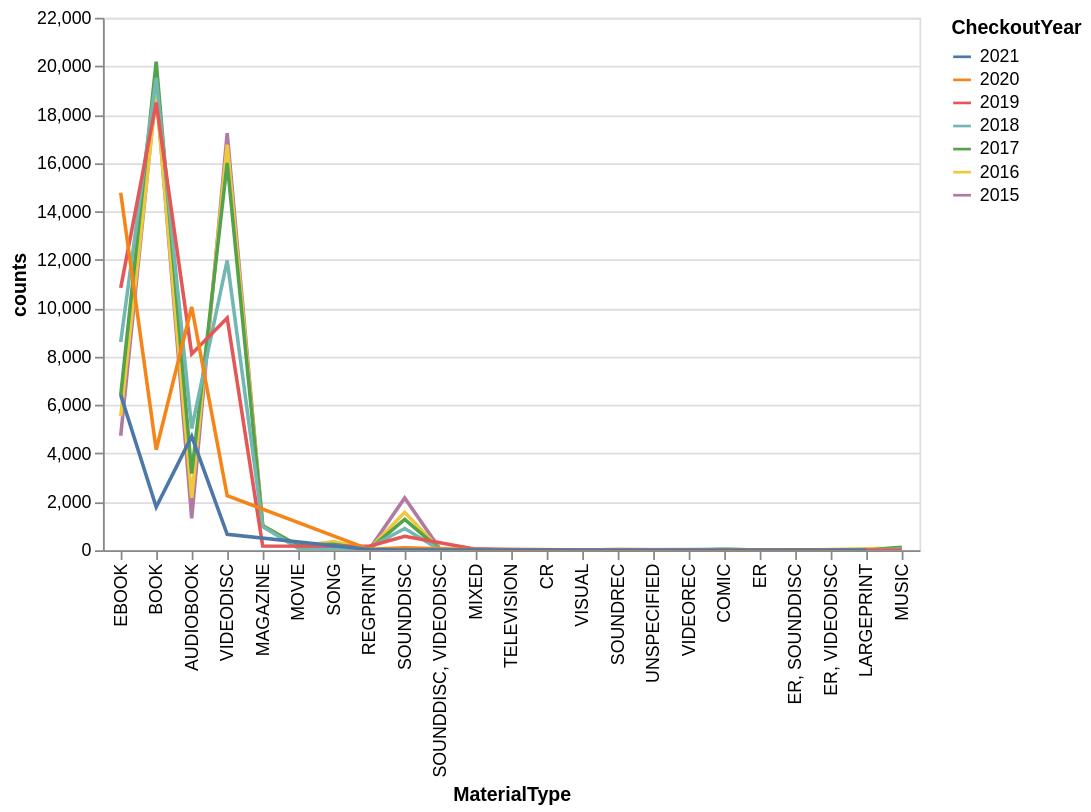

Notebook code cell kept with this figure:
### Code cell
#
# Task 3: Add interactivity to graph (panning zooming, tooltips,
# selection, binding, etc)
#
# Create selection that binds interaction to legend
selection = alt.selection_point(fields = ['CheckoutYear'], bind = 'legend')
# Update chart1 with Legend binding, Tooltip, opecity, and Zoom feature.
chart1 = alt.Chart(seattle_material_grouped).mark_line().encode(
    x = alt.X('MaterialType', sort = '-y'),
    y = 'counts',
    color = alt.Color('CheckoutYear:N',
                      sort = alt.EncodingSortField('CheckoutYear', order = 'descending')),
    # Display information when hovering
    tooltip = ['MaterialType', 'counts', 'CheckoutYear'],
    # Dim unselected legends
    opacity = alt.condition(selection, alt.value(1), alt.value(0.2))
).add_params(
    selection
).interactive() # Allows zooming
chart1

### Figure 1 — Vega-Lite specification as saved in the notebook (floating-point values rounded to 4 significant figures)
{"config": {"view": {"continuousWidth": 300, "continuousHeight": 300}}, "data": {"name": "data-73b297576c9ecbb755844259deeb97e5"}, "mark": {"type": "line"}, "encoding": {"color": {"field": "CheckoutYear", "sort": {"field": "CheckoutYear", "order": "descending"}, "type": "nominal"}, "opacity": {"condition": {"param": "param_29", "value": 1}, "value": 0.2}, "tooltip": [{"field": "MaterialType", "type": "nominal"}, {"field": "counts", "type": "quantitative"}, {"field": "CheckoutYear", "type": "quantitative"}], "x": {"field": "MaterialType", "sort": "-y", "type": "nominal"}, "y": {"field": "counts", "type": "quantitative"}}, "params": [{"name": "param_29", "select": {"type": "point", "fields": ["CheckoutYear"]}, "bind": "legend"}, {"name": "param_30", "select": {"type": "interval", "encodings": ["x", "y"]}, "bind": "scales"}], "$schema": "https://vega.github.io/schema/vega-lite/v5.20.1.json", "datasets": {"data-73b297576c9ecbb755844259deeb97e5": [{"MaterialType": "AUDIOBOOK", "CheckoutYear": 2015, "counts": 1321}, {"MaterialType": "AUDIOBOOK", "CheckoutYear": 2016, "counts": 2163}, {"MaterialType": "AUDIOBOOK", "CheckoutYear": 2017, "counts": 3164}, {"MaterialType": "AUDIOBOOK", "CheckoutYear": 2018, "counts": 5027}, {"MaterialType": "AUDIOBOOK", "CheckoutYear": 2019, "counts": 8111}, {"MaterialType": "AUDIOBOOK", "CheckoutYear": 2020, "counts": 10050}, {"MaterialType": "AUDIOBOOK", "CheckoutYear": 2021, "counts": 4706}, {"MaterialType": "BOOK", "CheckoutYear": 2015, "counts": 19087}, {"MaterialType": "BOOK", "CheckoutYear": 2016, "counts": 18844}, {"MaterialType": "BOOK", "CheckoutYear": 2017, "counts": 20187}, {"MaterialType": "BOOK", "CheckoutYear": 2018, "counts": 19524}, {"MaterialType": "BOOK", "CheckoutYear": 2019, "counts": 18495}, {"MaterialType": "BOOK", "CheckoutYear": 2020, "counts": 4151}, {"MaterialType": "BOOK", "CheckoutYear": 2021, "counts": 1788}, {"MaterialType": "COMIC", "CheckoutYear": 2016, "counts": 1}, {"MaterialType": "COMIC", "CheckoutYear": 2017, "counts": 43}, {"MaterialType": "COMIC", "CheckoutYear": 2018, "counts": 39}, {"MaterialType": "CR", "CheckoutYear": 2015, "counts": 24}, {"MaterialType": "CR", "CheckoutYear": 2016, "counts": 25}, {"MaterialType": "CR", "CheckoutYear": 2017, "counts": 24}, {"MaterialType": "CR", "CheckoutYear": 2018, "counts": 18}, {"MaterialType": "CR", "CheckoutYear": 2019, "counts": 17}, {"MaterialType": "CR", "CheckoutYear": 2020, "counts": 4}, {"MaterialType": "EBOOK", "CheckoutYear": 2015, "counts": 4732}, {"MaterialType": "EBOOK", "CheckoutYear": 2016, "counts": 5540}, {"MaterialType": "EBOOK", "CheckoutYear": 2017, "counts": 6394}, {"MaterialType": "EBOOK", "CheckoutYear": 2018, "counts": 8607}, {"MaterialType": "EBOOK", "CheckoutYear": 2019, "counts": 10837}, {"MaterialType": "EBOOK", "CheckoutYear": 2020, "counts": 14769}, {"MaterialType": "EBOOK", "CheckoutYear": 2021, "counts": 6420}, {"MaterialType": "ER", "CheckoutYear": 2015, "counts": 8}, {"MaterialType": "ER", "CheckoutYear": 2016, "counts": 1}, {"MaterialType": "ER", "CheckoutYear": 2017, "counts": 10}, {"MaterialType": "ER", "CheckoutYear": 2018, "counts": 11}, {"MaterialType": "ER", "CheckoutYear": 2020, "counts": 2}, {"MaterialType": "ER", "CheckoutYear": 2021, "counts": 2}, {"MaterialType": "ER, SOUNDDISC", "CheckoutYear": 2015, "counts": 1}, {"MaterialType": "ER, SOUNDDISC", "CheckoutYear": 2016, "counts": 2}, {"MaterialType": "ER, SOUNDDISC", "CheckoutYear": 2017, "counts": 6}, {"MaterialType": "ER, SOUNDDISC", "CheckoutYear": 2018, "counts": 1}, {"MaterialType": "ER, VIDEODISC", "CheckoutYear": 2019, "counts": 8}, {"MaterialType": "ER, VIDEODISC", "CheckoutYear": 2020, "counts": 1}, {"MaterialType": "LARGEPRINT", "CheckoutYear": 2015, "counts": 6}, {"MaterialType": "LARGEPRINT", "CheckoutYear": 2017, "counts": 1}, {"MaterialType": "LARGEPRINT", "CheckoutYear": 2018, "counts": 9}, {"MaterialType": "LARGEPRINT", "CheckoutYear": 2019, "counts": 2}, {"MaterialType": "LARGEPRINT", "CheckoutYear": 2021, "counts": 1}, {"MaterialType": "MAGAZINE", "CheckoutYear": 2015, "counts": 1001}, {"MaterialType": "MAGAZINE", "CheckoutYear": 2016, "counts": 1033}, {"MaterialType": "MAGAZINE", "CheckoutYear": 2017, "counts": 1014}, {"MaterialType": "MAGAZINE", "CheckoutYear": 2018, "counts": 977}, {"MaterialType": "MAGAZINE", "CheckoutYear": 2019, "counts": 172}, {"MaterialType": "MIXED", "CheckoutYear": 2015, "counts": 24}, {"MaterialType": "MIXED", "CheckoutYear": 2016, "counts": 33}, {"MaterialType": "MIXED", "CheckoutYear": 2017, "counts": 32}, {"MaterialType": "MIXED", "CheckoutYear": 2018, "counts": 36}, {"MaterialType": "MIXED", "CheckoutYear": 2019, "counts": 46}, {"MaterialType": "MIXED", "CheckoutYear": 2020, "counts": 19}, {"MaterialType": "MIXED", "CheckoutYear": 2021, "counts": 5}, {"MaterialType": "MOVIE", "CheckoutYear": 2015, "counts": 143}, {"MaterialType": "MOVIE", "CheckoutYear": 2016, "counts": 172}, {"MaterialType": "MOVIE", "CheckoutYear": 2017, "counts": 198}, {"MaterialType": "MOVIE", "CheckoutYear": 2018, "counts": 83}, {"MaterialType": "MUSIC", "CheckoutYear": 2015, "counts": 105}, {"MaterialType": "MUSIC", "CheckoutYear": 2016, "counts": 97}, {"MaterialType": "MUSIC", "CheckoutYear": 2017, "counts": 125}, {"MaterialType": "MUSIC", "CheckoutYear": 2018, "counts": 54}, {"MaterialType": "MUSIC", "CheckoutYear": 2019, "counts": 1}, {"MaterialType": "REGPRINT", "CheckoutYear": 2015, "counts": 26}, {"MaterialType": "REGPRINT", "CheckoutYear": 2016, "counts": 46}, {"MaterialType": "REGPRINT", "CheckoutYear": 2017, "counts": 32}, {"MaterialType": "REGPRINT", "CheckoutYear": 2018, "counts": 114}, {"MaterialType": "REGPRINT", "CheckoutYear": 2019, "counts": 164}, {"MaterialType": "REGPRINT", "CheckoutYear": 2020, "counts": 36}, {"MaterialType": "REGPRINT", "CheckoutYear": 2021, "counts": 29}, {"MaterialType": "SONG", "CheckoutYear": 2015, "counts": 339}, {"MaterialType": "SONG", "CheckoutYear": 2016, "counts": 345}, {"MaterialType": "SONG", "CheckoutYear": 2017, "counts": 248}, {"MaterialType": "SONG", "CheckoutYear": 2018, "counts": 43}, {"MaterialType": "SOUNDDISC", "CheckoutYear": 2015, "counts": 2159}, {"MaterialType": "SOUNDDISC", "CheckoutYear": 2016, "counts": 1570}, {"MaterialType": "SOUNDDISC", "CheckoutYear": 2017, "counts": 1275}, {"MaterialType": "SOUNDDISC", "CheckoutYear": 2018, "counts": 899}, {"MaterialType": "SOUNDDISC", "CheckoutYear": 2019, "counts": 580}, {"MaterialType": "SOUNDDISC", "CheckoutYear": 2020, "counts": 98}, {"MaterialType": "SOUNDDISC", "CheckoutYear": 2021, "counts": 12}, {"MaterialType": "SOUNDDISC, VIDEODISC", "CheckoutYear": 2015, "counts": 38}, {"MaterialType": "SOUNDDISC, VIDEODISC", "CheckoutYear": 2016, "counts": 21}, {"MaterialType": "SOUNDDISC, VIDEODISC", "CheckoutYear": 2017, "counts": 24}, {"MaterialType": "SOUNDDISC, VIDEODISC", "CheckoutYear": 2018, "counts": 6}, {"MaterialType": "SOUNDREC", "CheckoutYear": 2015, "counts": 34}, {"MaterialType": "SOUNDREC", "CheckoutYear": 2016, "counts": 26}, {"MaterialType": "SOUNDREC", "CheckoutYear": 2017, "counts": 13}, {"MaterialType": "SOUNDREC", "CheckoutYear": 2018, "counts": 6}, {"MaterialType": "SOUNDREC", "CheckoutYear": 2019, "counts": 3}, {"MaterialType": "TELEVISION", "CheckoutYear": 2015, "counts": 7}, {"MaterialType": "TELEVISION", "CheckoutYear": 2016, "counts": 17}, {"MaterialType": "TELEVISION", "CheckoutYear": 2017, "counts": 5}, {"MaterialType": "TELEVISION", "CheckoutYear": 2018, "counts": 10}, {"MaterialType": "UNSPECIFIED", "CheckoutYear": 2021, "counts": 2}, {"MaterialType": "VIDEODISC", "CheckoutYear": 2015, "counts": 17230}, {"MaterialType": "VIDEODISC", "CheckoutYear": 2016, "counts": 16755}, {"MaterialType": "VIDEODISC", "CheckoutYear": 2017, "counts": 16006}, {"MaterialType": "VIDEODISC", "CheckoutYear": 2018, "counts": 11975}, {"MaterialType": "VIDEODISC", "CheckoutYear": 2019, "counts": 9596}, {"MaterialType": "VIDEODISC", "CheckoutYear": 2020, "counts": 2253}, {"MaterialType": "VIDEODISC", "CheckoutYear": 2021, "counts": 658}, {"MaterialType": "VIDEOREC", "CheckoutYear": 2017, "counts": 2}, {"MaterialType": "VISUAL", "CheckoutYear": 2015, "counts": 13}, {"MaterialType": "VISUAL", "CheckoutYear": 2016, "counts": 14}, {"MaterialType": "VISUAL", "CheckoutYear": 2017, "counts": 4}]}}
